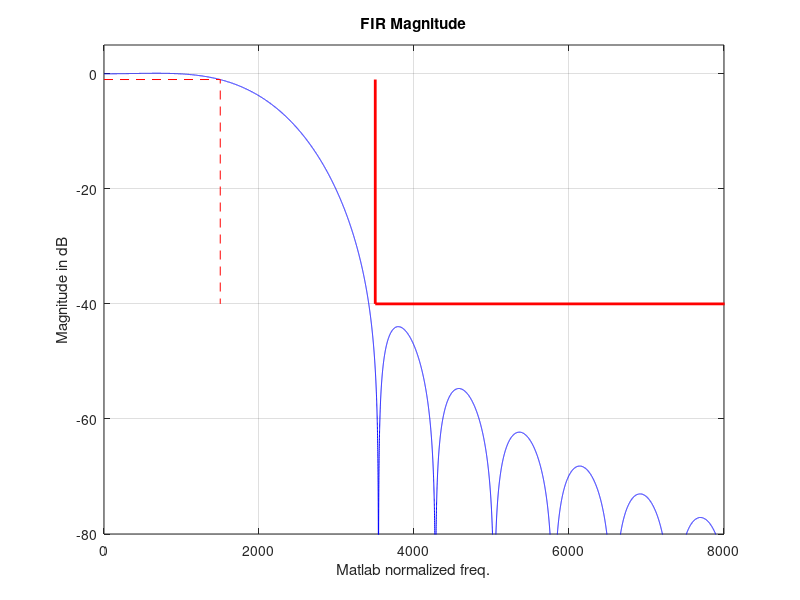

Source code (MATLAB):
%%%%%%%%%%%%%%%%%%%%%%%%%%%%%%%%%%%%%%
%                                    %
%  Linear Phase Filter               %
%                                    %
%%%%%%%%%%%%%%%%%%%%%%%%%%%%%%%%%%%%%%

N = 61; % order of FIR filter
Fs = 48000;
Fp = 1500;
Fsby2 = Fs/2;
Rs = 40; %dB
Rp = 1; %dB

wp = Fp/(48000/2);

fdco = 1.5*Fp;
%fst=Fp*1.6;
fst = 3500;

Fpass = [0 Fp Fp];
Rpass = [-Rp -Rp -Rs];

Fstop = [fst fst Fsby2];
Rstop = [-Rp -Rs -Rs];

ws = fdco/Fsby2; %vector of stop band frequencies 

win = window(@hann,N+1);

b3 = fir1(N, ws,win); %creae filter coefficients
b3Good = round(b3*32767);

[H3,w3] = freqz(b3,1,2^16,Fs); % generate freqeuency response

% plot filter resopnse
plot(w3, 20*log10(abs(H3)), 'b' ...
    ,Fpass,Rpass,'r--',...
    Fstop,Rstop,'r','LineWidth',2)
axis([0 8000 -2*Rs,5])
grid
xlabel('Matlab normalized freq.')
ylabel('Magnitude in dB')
title('FIR Magnitude')

% %plot phase response
% pause
% plot(w3, angle(H3),'LineWidth',2)
% xlabel('frequency')
% ylabel('Phase (radians)')
% title('Linear Phase Phase')
% axis([0 1 -3 3])
% grid
% pause
% 
% %plot Group Delay
% [grpL,wg] = grpdelay(b3,1,N);
% plot(wg, grpL,'LineWidth',2)
% xlabel('frequency')
% ylabel('Group Delay (Samples)')
% title('Linear Group Delay')